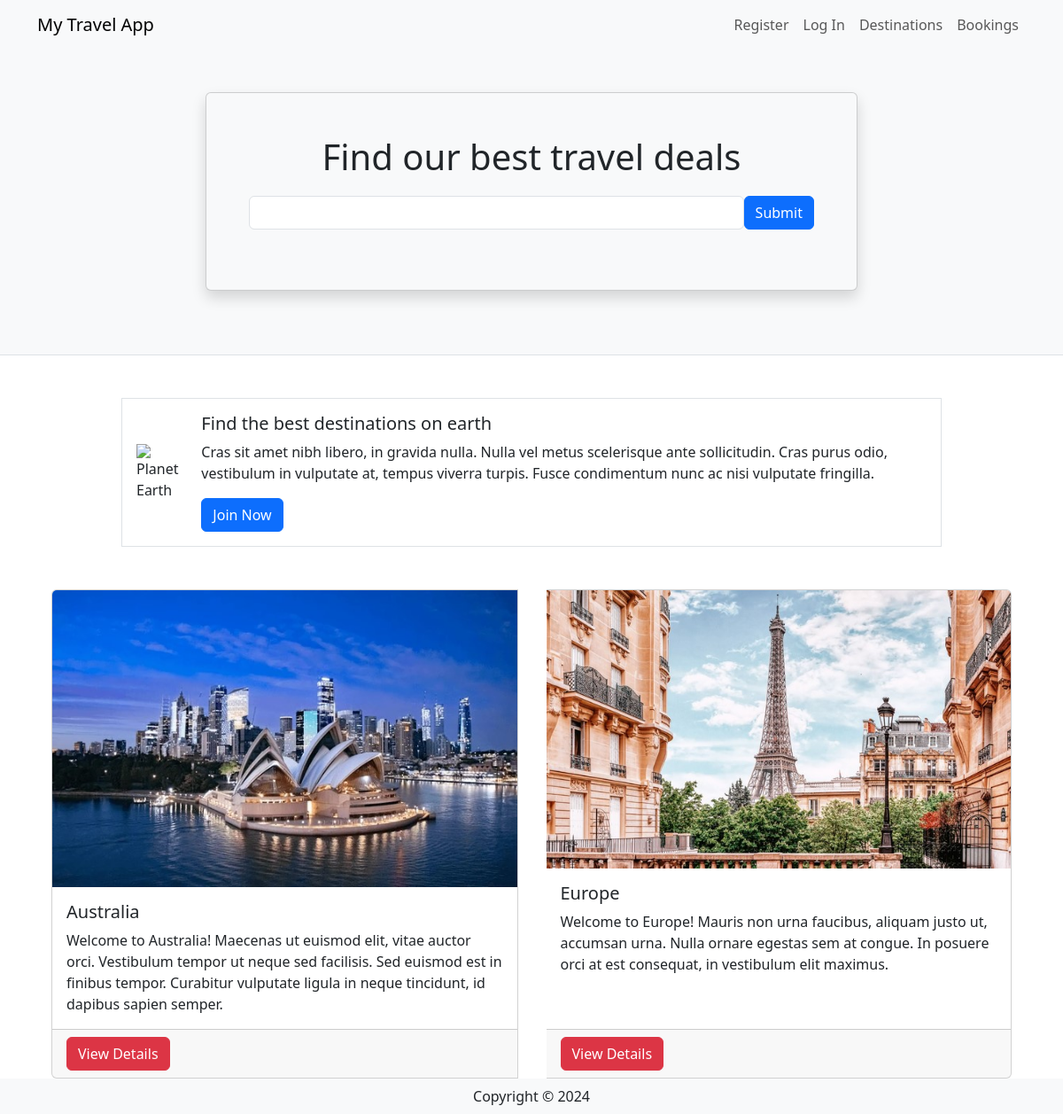
The page / on the database its author committed.
### travel/models.py (models this page shows, shortened)
class Destination(db.Model):
    __tablename__ = 'destinations'
    id = db.Column(db.Integer, primary_key=True)
    name = db.Column(db.String(80))
    description = db.Column(db.String(200))
    image = db.Column(db.String(400))
    currency = db.Column(db.String(3))
    comments = db.relationship('Comment', backref='destination')

### travel/views.py (the view)
@mainbp.route('/')
def index():
    destinations = db.session.scalars(db.select(Destination)).all()
    return render_template('index.html', destinations=destinations)

### travel/templates/index.html
{% extends 'base.html' %}
{% block header %}
      <div class="container">
         <div class="row justify-content-center mt-5 pb-4">
            <div class="col-md-8">
               <div class="card shadow p-5 mb-5 bg-light">
                  <h1 class="text-center mb-3">Find our best travel deals</h1>
                  <form class="form-inline d-flex flex-nowrap" action="{{url_for('main.search')}}" >
                     <input type="text" name="search" class="form-control flex-grow-1 my-1 mr-sm-2" id="SearchForm">
                     <button type="submit" class="flex-shrink-1 btn btn-primary my-1">Submit</button>
                   </form>
               </div>
            </div>
         </div>
      </div>
{% endblock %}
{% block content %}
      <div class="container">
         <div class="row mt-5 mb-5 justify-content-center">
            <div class="col-md-10">
               <div class="media border p-3 d-flex justify-content-start">
                  <img class="align-self-center me-3" style="max-width:120px"
                     src="https://upload.wikimedia.org/wikipedia/commons/thumb/2/22/Earth_Western_Hemisphere_transparent_background.png/600px-Earth_Western_Hemisphere_transparent_background.png"
                     alt="Planet Earth">
                  <div class="align-self-center media-body">
                     <h5 class="mt-0">Find the best destinations on earth</h5>
                     <p class="d-none d-sm-block">Cras sit amet nibh libero, in gravida nulla. Nulla vel metus
                        scelerisque ante sollicitudin. Cras purus odio, vestibulum in vulputate at, tempus viverra
                        turpis. Fusce condimentum nunc ac nisi vulputate fringilla.</p>
                     <a href="#" class="btn btn-primary">Join Now</a>
                  </div>
               </div>
            </div>
         </div>
         <div class="card-group">
            {% for destination in destinations %}
            <div class="card mx-3">
               <img class="card-img-top"
                  src="{{ destination.image }}" alt="destination picture">
               <div class="card-body">
                  <h5 class="card-title">{{ destination.name }}</h5>
                  <p class="card-text">{{ destination.description }}</p>
               </div>
               <div class="card-footer"><a href="{{ url_for('destination.show', id=destination.id) }}" class ="btn btn-danger"> View Details </a></div>
            </div>
            {% endfor %}
         </div>
      </div>
{% endblock %}

### travel/templates/base.html (shortened to what this page needs)
<html>
<head>
   <link href="https://cdn.jsdelivr.net/npm/bootstrap@5.3.2/dist/css/bootstrap.min.css" rel="stylesheet">
</head>
<body>
   <header class="bg-light border-bottom">
      <nav class="navbar navbar-expand-lg navbar-light bg-light">
         <div class="container">
            <a href="/" class="navbar-brand">My Travel App</a>
            <div class="collapse navbar-collapse justify-content-end" id="navbarSupportedContent">
               <div class="navbar-nav ml-auto">
                  {% if current_user.is_authenticated %}
                     <a class="nav-item nav-link disabled text-muted" href="#">Welcome {{current_user.name}}</a>
                     <a class="nav-item nav-link" href="{{ url_for('auth.logout') }}">Log Out</a>
                  {% else %}
                     <a class="nav-item nav-link" href="{{ url_for('auth.register') }}">Register</a>
                     <a class="nav-item nav-link" href="{{ url_for('auth.login') }}">Log In</a>
                  {% endif %}
                  <a class="nav-item nav-link" href="{{ url_for('destination.create') }}">Destinations</a>
                  <a class="nav-item nav-link" href="#">Bookings</a>
               </div>
            </div>
         </div>
      </nav>
      {% block header %}
      {% endblock %}
   </header>
   {% block content %}
   {% endblock %}
    <footer class="footer">
        <div class="text-center py-2 bg-light">
            <span class="text-dark">Copyright &copy; {{ year }}</span>
        </div>
    </footer>
   </body>
</html>

### rows shown on the page
Destination: image (picture), name "Australia", description "Welcome to Australia! Maecenas ut euismod elit, vitae auctor orci. Vestibulum tempor ut neque sed facilisis. Sed euismod est in finibus tempor. Curabitur vulputate ligula in neque tincidunt, id dapibus sapien semper."
Destination: image (picture), name "Europe", description "Welcome to Europe! Mauris non urna faucibus, aliquam justo ut, accumsan urna. Nulla ornare egestas sem at congue. In posuere orci at est consequat, in vestibulum elit maximus."
